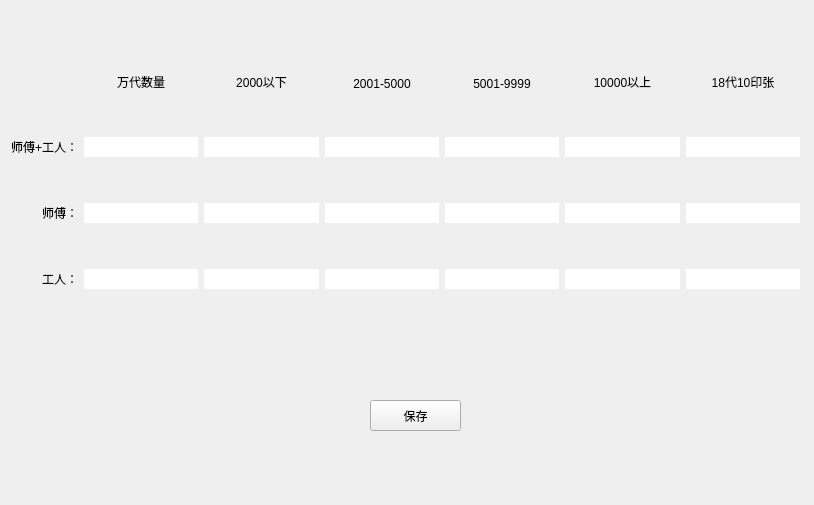
<?xml version="1.0" encoding="UTF-8"?>
<ui version="4.0">
 <class>CTabJdSetDlg</class>
 <widget class="QWidget" name="CTabJdSetDlg">
  <property name="geometry">
   <rect>
    <x>0</x>
    <y>0</y>
    <width>814</width>
    <height>505</height>
   </rect>
  </property>
  <property name="windowTitle">
   <string>CTabJdSetDlg</string>
  </property>
  <widget class="QWidget" name="gridLayoutWidget">
   <property name="geometry">
    <rect>
     <x>0</x>
     <y>0</y>
     <width>811</width>
     <height>341</height>
    </rect>
   </property>
   <layout class="QGridLayout" name="gridLayout">
    <item row="1" column="3">
     <widget class="QLineEdit" name="EDIT_SG_2_5">
      <property name="minimumSize">
       <size>
        <width>0</width>
        <height>20</height>
       </size>
      </property>
      <property name="maximumSize">
       <size>
        <width>16777215</width>
        <height>20</height>
       </size>
      </property>
      <property name="frame">
       <bool>false</bool>
      </property>
     </widget>
    </item>
    <item row="1" column="5">
     <widget class="QLineEdit" name="EDIT_SG_10">
      <property name="minimumSize">
       <size>
        <width>0</width>
        <height>20</height>
       </size>
      </property>
      <property name="maximumSize">
       <size>
        <width>16777215</width>
        <height>20</height>
       </size>
      </property>
      <property name="frame">
       <bool>false</bool>
      </property>
     </widget>
    </item>
    <item row="2" column="1">
     <widget class="QLineEdit" name="EDIT_S_W">
      <property name="minimumSize">
       <size>
        <width>0</width>
        <height>20</height>
       </size>
      </property>
      <property name="maximumSize">
       <size>
        <width>16777215</width>
        <height>20</height>
       </size>
      </property>
      <property name="frame">
       <bool>false</bool>
      </property>
     </widget>
    </item>
    <item row="1" column="2">
     <widget class="QLineEdit" name="EDIT_SG_2">
      <property name="minimumSize">
       <size>
        <width>0</width>
        <height>20</height>
       </size>
      </property>
      <property name="maximumSize">
       <size>
        <width>16777215</width>
        <height>20</height>
       </size>
      </property>
      <property name="frame">
       <bool>false</bool>
      </property>
     </widget>
    </item>
    <item row="1" column="1">
     <widget class="QLineEdit" name="EDIT_SG_W">
      <property name="minimumSize">
       <size>
        <width>0</width>
        <height>20</height>
       </size>
      </property>
      <property name="maximumSize">
       <size>
        <width>16777215</width>
        <height>20</height>
       </size>
      </property>
      <property name="frame">
       <bool>false</bool>
      </property>
     </widget>
    </item>
    <item row="3" column="2">
     <widget class="QLineEdit" name="EDIT_G_2">
      <property name="minimumSize">
       <size>
        <width>0</width>
        <height>20</height>
       </size>
      </property>
      <property name="maximumSize">
       <size>
        <width>16777215</width>
        <height>20</height>
       </size>
      </property>
      <property name="frame">
       <bool>false</bool>
      </property>
     </widget>
    </item>
    <item row="0" column="0">
     <widget class="QLabel" name="label">
      <property name="text">
       <string/>
      </property>
     </widget>
    </item>
    <item row="3" column="0">
     <widget class="QLabel" name="label_4">
      <property name="text">
       <string>工人：</string>
      </property>
      <property name="alignment">
       <set>Qt::AlignRight|Qt::AlignTrailing|Qt::AlignVCenter</set>
      </property>
     </widget>
    </item>
    <item row="0" column="2">
     <widget class="QLabel" name="label_6">
      <property name="text">
       <string>2000以下</string>
      </property>
      <property name="alignment">
       <set>Qt::AlignBottom|Qt::AlignHCenter</set>
      </property>
     </widget>
    </item>
    <item row="2" column="0">
     <widget class="QLabel" name="label_3">
      <property name="text">
       <string>师傅：</string>
      </property>
      <property name="alignment">
       <set>Qt::AlignRight|Qt::AlignTrailing|Qt::AlignVCenter</set>
      </property>
     </widget>
    </item>
    <item row="1" column="0">
     <widget class="QLabel" name="label_2">
      <property name="text">
       <string>师傅+工人：</string>
      </property>
      <property name="alignment">
       <set>Qt::AlignRight|Qt::AlignTrailing|Qt::AlignVCenter</set>
      </property>
     </widget>
    </item>
    <item row="1" column="6">
     <widget class="QLineEdit" name="EDIT_SG_18">
      <property name="minimumSize">
       <size>
        <width>0</width>
        <height>20</height>
       </size>
      </property>
      <property name="maximumSize">
       <size>
        <width>16777215</width>
        <height>20</height>
       </size>
      </property>
      <property name="frame">
       <bool>false</bool>
      </property>
     </widget>
    </item>
    <item row="0" column="1">
     <widget class="QLabel" name="label_5">
      <property name="minimumSize">
       <size>
        <width>0</width>
        <height>40</height>
       </size>
      </property>
      <property name="maximumSize">
       <size>
        <width>16777215</width>
        <height>40</height>
       </size>
      </property>
      <property name="text">
       <string>万代数量</string>
      </property>
      <property name="alignment">
       <set>Qt::AlignBottom|Qt::AlignHCenter</set>
      </property>
     </widget>
    </item>
    <item row="3" column="5">
     <widget class="QLineEdit" name="EDIT_G_10">
      <property name="minimumSize">
       <size>
        <width>0</width>
        <height>20</height>
       </size>
      </property>
      <property name="maximumSize">
       <size>
        <width>16777215</width>
        <height>20</height>
       </size>
      </property>
      <property name="frame">
       <bool>false</bool>
      </property>
     </widget>
    </item>
    <item row="0" column="4">
     <widget class="QLabel" name="label_8">
      <property name="text">
       <string>5001-9999</string>
      </property>
      <property name="alignment">
       <set>Qt::AlignBottom|Qt::AlignHCenter</set>
      </property>
     </widget>
    </item>
    <item row="0" column="6">
     <widget class="QLabel" name="label_10">
      <property name="text">
       <string>18代10印张</string>
      </property>
      <property name="alignment">
       <set>Qt::AlignBottom|Qt::AlignHCenter</set>
      </property>
     </widget>
    </item>
    <item row="3" column="3">
     <widget class="QLineEdit" name="EDIT_G_2_5">
      <property name="minimumSize">
       <size>
        <width>0</width>
        <height>20</height>
       </size>
      </property>
      <property name="maximumSize">
       <size>
        <width>16777215</width>
        <height>20</height>
       </size>
      </property>
      <property name="frame">
       <bool>false</bool>
      </property>
     </widget>
    </item>
    <item row="0" column="5">
     <widget class="QLabel" name="label_9">
      <property name="text">
       <string>10000以上</string>
      </property>
      <property name="alignment">
       <set>Qt::AlignBottom|Qt::AlignHCenter</set>
      </property>
     </widget>
    </item>
    <item row="1" column="4">
     <widget class="QLineEdit" name="EDIT_SG_5_9">
      <property name="minimumSize">
       <size>
        <width>0</width>
        <height>20</height>
       </size>
      </property>
      <property name="maximumSize">
       <size>
        <width>16777215</width>
        <height>20</height>
       </size>
      </property>
      <property name="frame">
       <bool>false</bool>
      </property>
     </widget>
    </item>
    <item row="3" column="6">
     <widget class="QLineEdit" name="EDIT_G_18">
      <property name="minimumSize">
       <size>
        <width>0</width>
        <height>20</height>
       </size>
      </property>
      <property name="maximumSize">
       <size>
        <width>16777215</width>
        <height>20</height>
       </size>
      </property>
      <property name="frame">
       <bool>false</bool>
      </property>
     </widget>
    </item>
    <item row="0" column="3">
     <widget class="QLabel" name="label_7">
      <property name="text">
       <string>2001-5000</string>
      </property>
      <property name="alignment">
       <set>Qt::AlignBottom|Qt::AlignHCenter</set>
      </property>
     </widget>
    </item>
    <item row="3" column="4">
     <widget class="QLineEdit" name="EDIT_G_5_9">
      <property name="minimumSize">
       <size>
        <width>0</width>
        <height>20</height>
       </size>
      </property>
      <property name="maximumSize">
       <size>
        <width>16777215</width>
        <height>20</height>
       </size>
      </property>
      <property name="frame">
       <bool>false</bool>
      </property>
     </widget>
    </item>
    <item row="2" column="6">
     <widget class="QLineEdit" name="EDIT_S_18">
      <property name="minimumSize">
       <size>
        <width>0</width>
        <height>20</height>
       </size>
      </property>
      <property name="maximumSize">
       <size>
        <width>16777215</width>
        <height>20</height>
       </size>
      </property>
      <property name="frame">
       <bool>false</bool>
      </property>
     </widget>
    </item>
    <item row="2" column="4">
     <widget class="QLineEdit" name="EDIT_S_5_9">
      <property name="minimumSize">
       <size>
        <width>0</width>
        <height>20</height>
       </size>
      </property>
      <property name="maximumSize">
       <size>
        <width>16777215</width>
        <height>20</height>
       </size>
      </property>
      <property name="frame">
       <bool>false</bool>
      </property>
     </widget>
    </item>
    <item row="2" column="3">
     <widget class="QLineEdit" name="EDIT_S_2_5">
      <property name="minimumSize">
       <size>
        <width>0</width>
        <height>20</height>
       </size>
      </property>
      <property name="maximumSize">
       <size>
        <width>16777215</width>
        <height>20</height>
       </size>
      </property>
      <property name="frame">
       <bool>false</bool>
      </property>
     </widget>
    </item>
    <item row="2" column="5">
     <widget class="QLineEdit" name="EDIT_S_10">
      <property name="minimumSize">
       <size>
        <width>0</width>
        <height>20</height>
       </size>
      </property>
      <property name="maximumSize">
       <size>
        <width>16777215</width>
        <height>20</height>
       </size>
      </property>
      <property name="frame">
       <bool>false</bool>
      </property>
     </widget>
    </item>
    <item row="3" column="1">
     <widget class="QLineEdit" name="EDIT_G_W">
      <property name="minimumSize">
       <size>
        <width>0</width>
        <height>20</height>
       </size>
      </property>
      <property name="maximumSize">
       <size>
        <width>16777215</width>
        <height>20</height>
       </size>
      </property>
      <property name="frame">
       <bool>false</bool>
      </property>
     </widget>
    </item>
    <item row="2" column="2">
     <widget class="QLineEdit" name="EDIT_S_2">
      <property name="minimumSize">
       <size>
        <width>0</width>
        <height>20</height>
       </size>
      </property>
      <property name="maximumSize">
       <size>
        <width>16777215</width>
        <height>20</height>
       </size>
      </property>
      <property name="frame">
       <bool>false</bool>
      </property>
     </widget>
    </item>
   </layout>
  </widget>
  <widget class="QPushButton" name="BTN_SAVE">
   <property name="geometry">
    <rect>
     <x>370</x>
     <y>400</y>
     <width>91</width>
     <height>31</height>
    </rect>
   </property>
   <property name="text">
    <string>保存</string>
   </property>
  </widget>
 </widget>
 <layoutdefault spacing="6" margin="11"/>
 <resources/>
 <connections/>
</ui>
